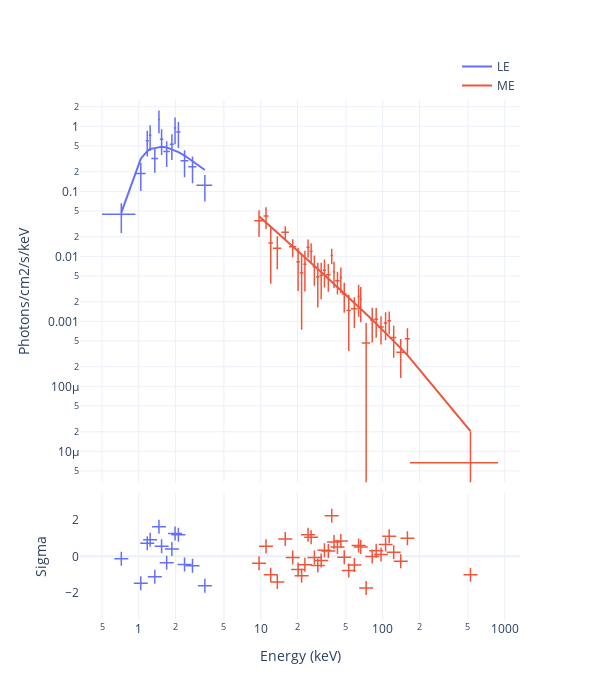

This figure's notebook cell:
### Code cell
fig = Plot.infer(post, style='NE')
fig.save(f'{savepath}/phtspec')
